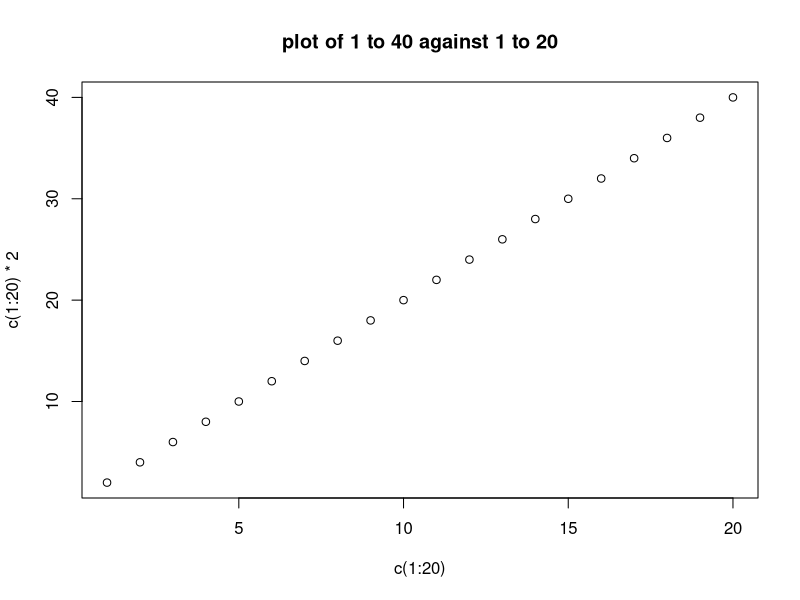

Generate this figure with R:
set.seed(2025)

x <- rnorm(100, 50, 10)
y <- 2*x + (rnorm(100, 0, 20))

fit <- lm(y ~ x)
summary(fit)

myplot <- plot(c(1:20), c(1:20)*2, main = "plot of 1 to 40 against 1 to 20")
myplot
